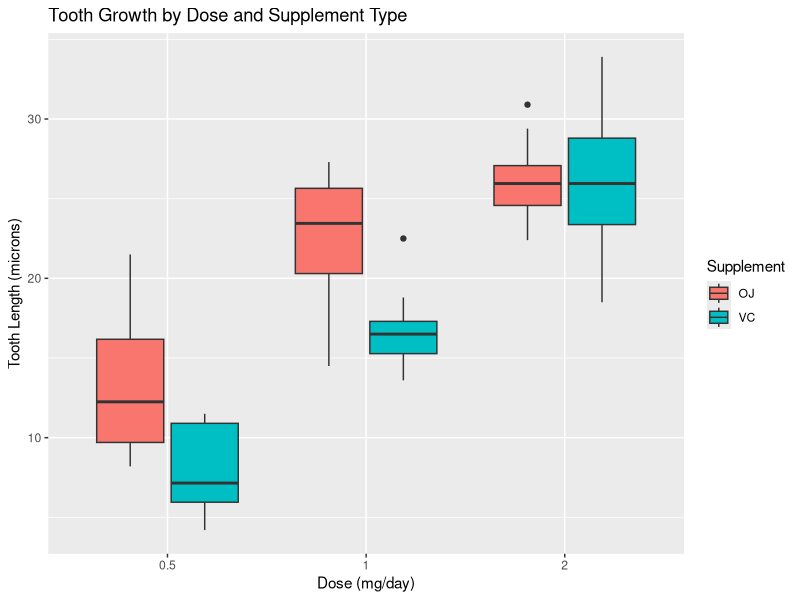
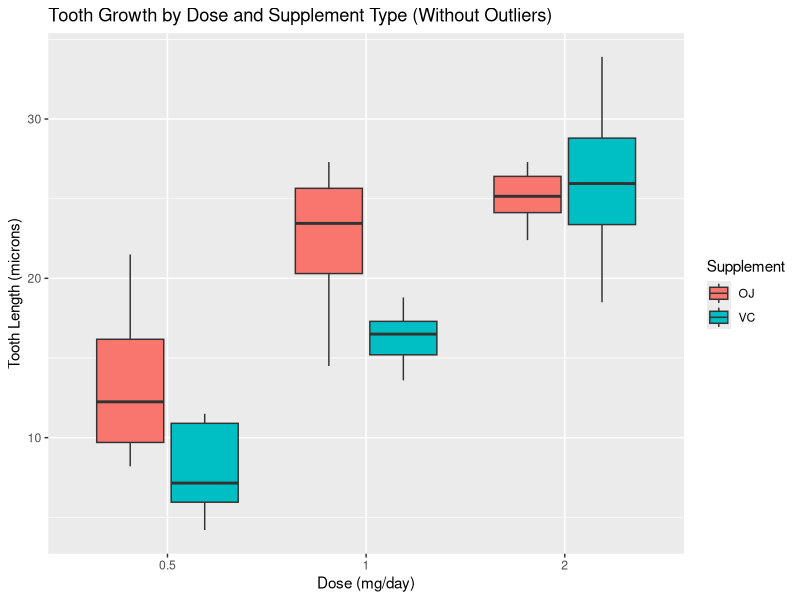
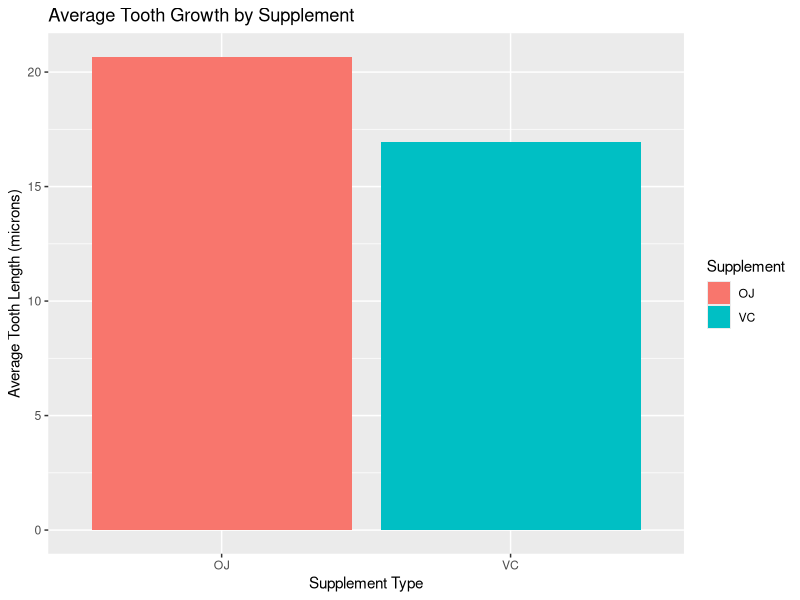

The R script that drew these images, in order:
## ---- chunk 1
knitr::opts_chunk$set(
  echo = FALSE,
  warning = FALSE,
  message = FALSE
  )
## ---- chunk 2
# Questions I will be answering in this program:
# 1. Does vitamin C help in tooth growth in guinea pigs?
# 2. Which method of vitamin C intake is better, ascorbic acid or orange juice?

# Libraries needed
library(ggplot2)
library(dplyr)
library(knitr)
library(kableExtra)


tg <- (ToothGrowth)

ggplot(tg, aes(x=as.factor(dose), y=len, fill=supp)) + geom_boxplot() + labs(title="Tooth Growth by Dose and Supplement Type", x="Dose (mg/day)", y="Tooth Length (microns)", fill="Supplement")
## ---- chunk 3
# This r-block is going to be my filter.
# I will be filtering out the outliers in the ToothGrowth box plot.

Dose0.5Filter <- filter(ToothGrowth, dose == 0.5)

Dose1_VC <- filter(tg, dose == 1 & supp == "VC" & len <= 19)
Dose1_OJ <- filter(tg, dose == 1 & supp =="OJ")

Dose2_VC <- filter(tg, dose == 2 & supp =="VC")
Dose2_OJ <- filter(tg, dose == 2 & supp == "OJ" & len <= 29)

CleanTGData <- rbind(Dose0.5Filter, Dose1_VC, Dose1_OJ, Dose2_VC, Dose2_OJ)

# View(CleanTGData)
ggplot(CleanTGData, aes(x=as.factor(dose), y=len, fill=supp)) + geom_boxplot() + labs(title="Tooth Growth by Dose and Supplement Type (Without Outliers)", x="Dose (mg/day)", y="Tooth Length (microns)", fill="Supplement")
## ---- chunk 4
# This r-block is going to be my sort.
# I will be sorting all of the data points in ToothGrowth in ascending and descending order of the Tooth Length.

AscendingOrder <- arrange(tg, len)
DescendingOrder <- arrange(tg, desc(len))

# Table 1: Shortest
kable(AscendingOrder, row.names = FALSE, caption = "Shortest Teeth First") %>%
  kable_styling(bootstrap_options = c("striped", "condensed"), full_width = FALSE) %>%
  scroll_box(width = "100%", height = "400px")

# Table 2: Longest
kable(DescendingOrder, row.names = FALSE, caption = "Longest Teeth First") %>%
  kable_styling(bootstrap_options = c("striped", "condensed"), full_width = FALSE) %>%
  scroll_box(width = "100%", height = "400px")

## ---- chunk 5
# This r-block is going to be my aggregation.
# I will be taking the average of all the OJ and all of the VC and comparing the two.

OJ_Filter <- filter(tg, supp == "OJ") 
VC_Filter <- filter(tg, supp =="VC")

OJ_Average <- mean(OJ_Filter$len)
VC_Average <- mean(VC_Filter$len)

Total_Averages <- data.frame(supp = c("OJ", "VC"), average_len = c(OJ_Average, VC_Average))

ggplot(Total_Averages, aes(x = supp, y = average_len, fill = supp)) + geom_col() + labs(title = "Average Tooth Growth by Supplement", x = "Supplement Type", y = "Average Tooth Length (microns)", fill="Supplement")
